Frame 1 (no input): blank canvas, image omitted
Frame 60 (no input): blank canvas, image omitted
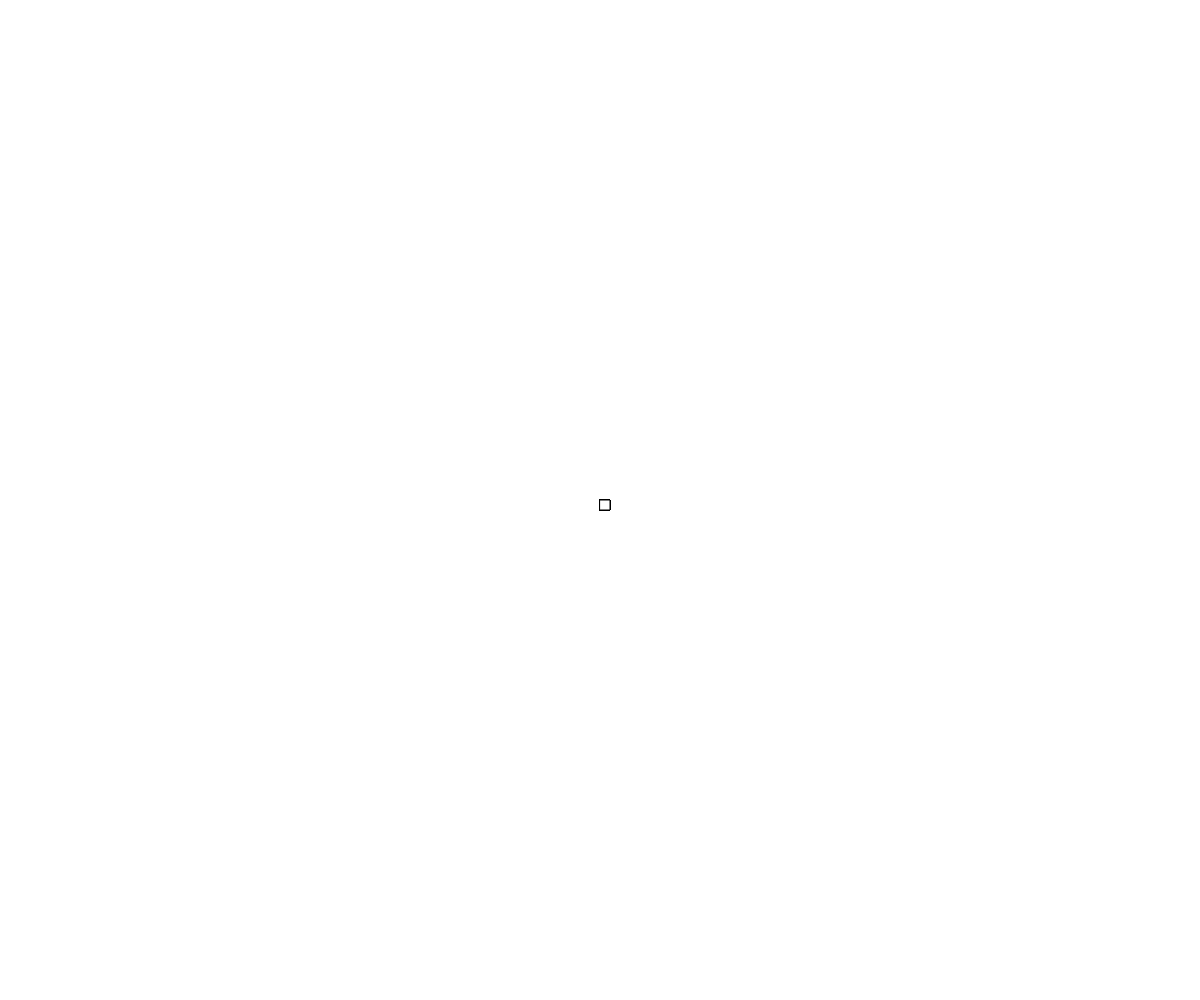
Frame 120 (the mouse pressed at the canvas centre since frame 60)

The p5.js sketch whose frames 1 and 60 were blank and that drew this single picture after the mouse press (run headless with seeded random() and noise() and a simulated clock; from frame 60 on, the mouse is pressed at the canvas centre):

// p5.js sketch
// ── sketch.js
// Project Title
// Your Name
// Date
//
// Extra for Experts:
// - describe what you did to take this project "above and beyond"

function setup() {
    createCanvas(windowWidth, windowHeight);
  	background(255);
}

function draw() {
    if (mouseIsPressed) {
      rect(mouseX, mouseY, 10, 10);
    }
}
